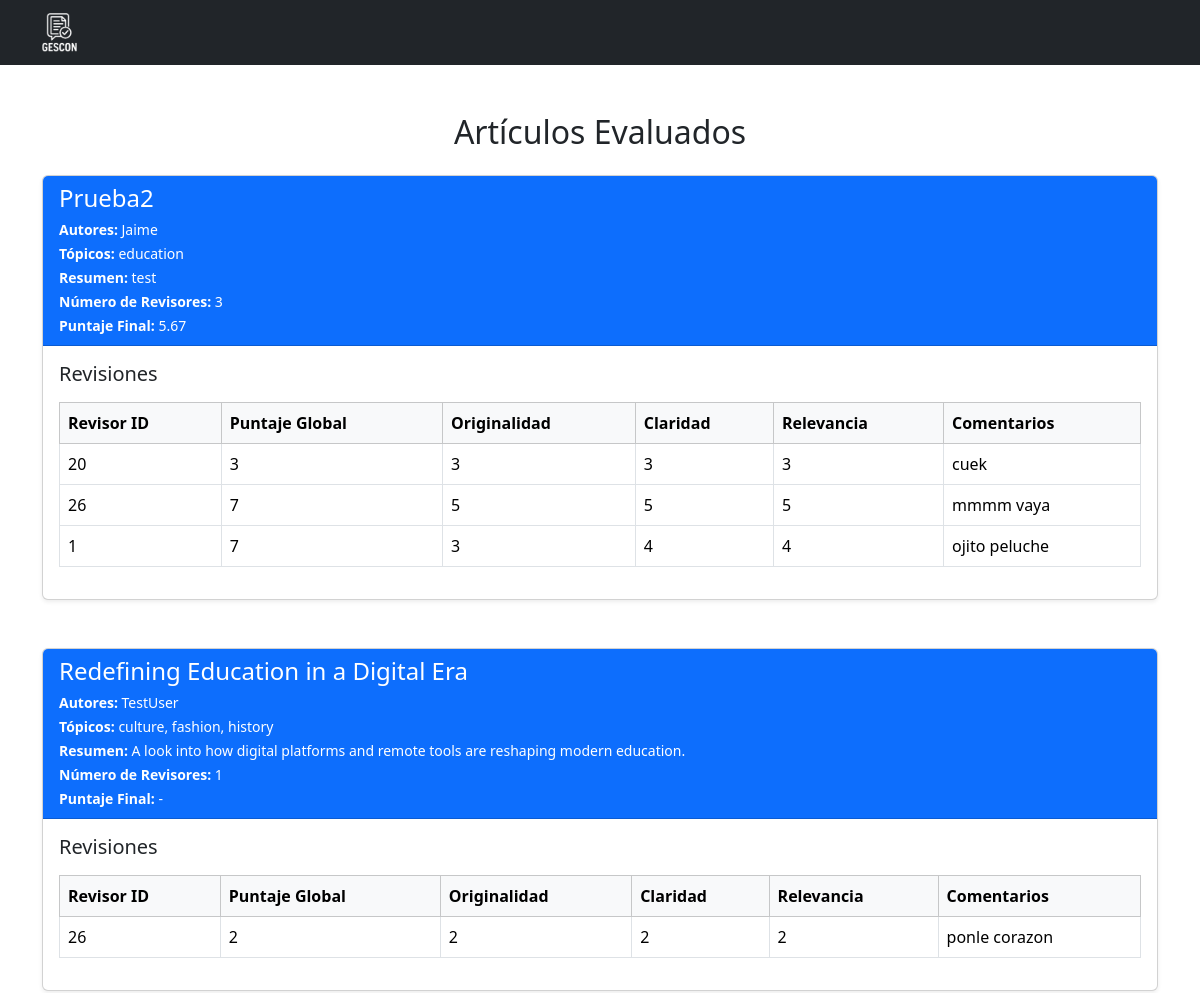
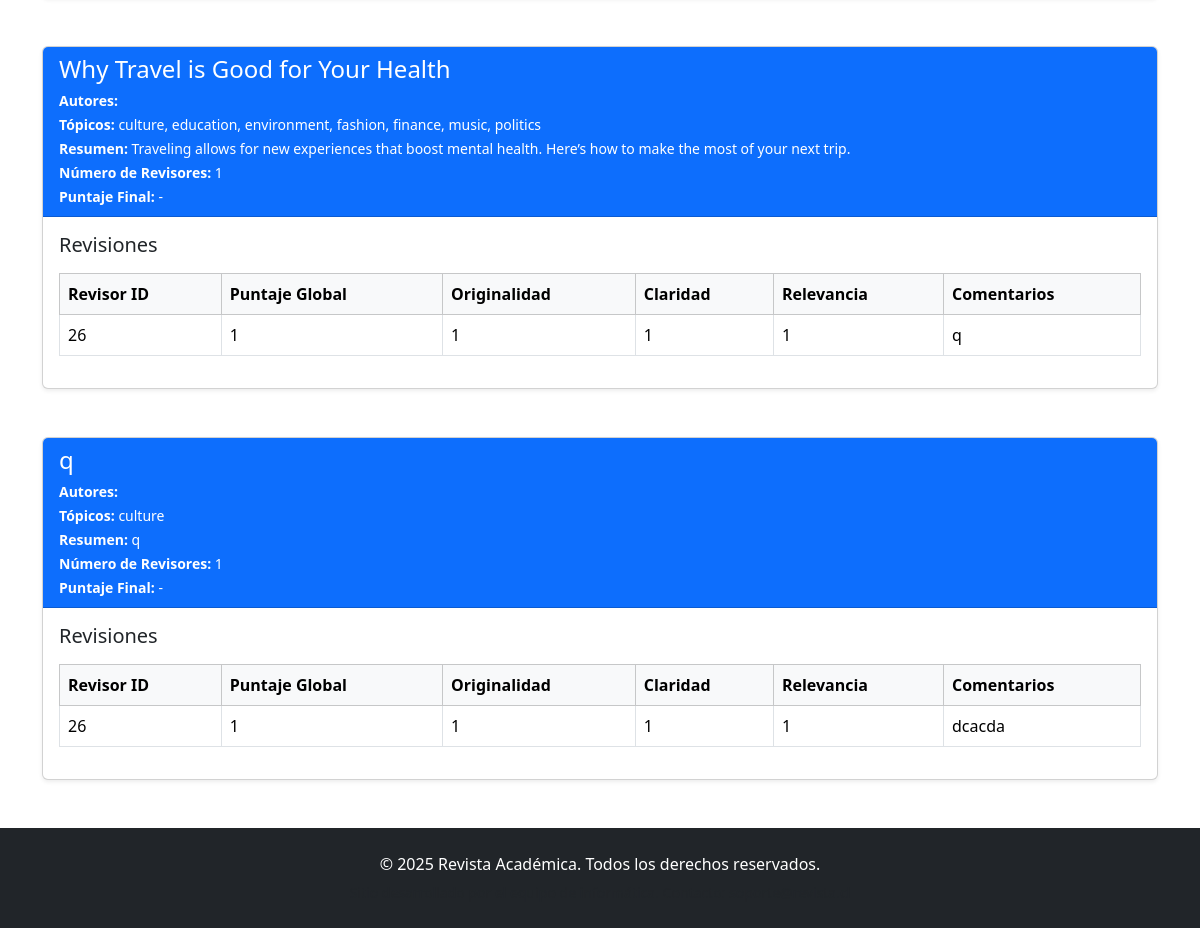
/php/index.php, run on the app's committed database (2 pictures, top to bottom).
### tables this page shows
CREATE TABLE `articulo` (
  `ID` int(11) NOT NULL,
  `TITULO` varchar(50) NOT NULL,
  `AUTOR_CONTACTO` int(11) NOT NULL,
  `TOPICO_PRINCIPAL` varchar(50) NOT NULL,
  `FECHA_ENVIO` date NOT NULL DEFAULT curdate(),
  `RESUMEN` varchar(150) NOT NULL,
  `NUM_REVISORES` int(11) DEFAULT 0,
  `puntajeFinal` float DEFAULT NULL
);

CREATE TABLE `articulo_revisor` (
  `ID` int(11) NOT NULL,
  `ID_ARTICULO` int(11) NOT NULL,
  `ID_REVISOR` int(11) NOT NULL
);

CREATE TABLE `revision` (
  `ID` int(11) NOT NULL,
  `ARTICULO_REVISOR_ID` int(11) NOT NULL,
  `puntuacion_global` int(11) DEFAULT NULL CHECK (`puntuacion_global` between 1 and 10),
  `comentarios` text DEFAULT NULL,
  `originalidad` int(11) DEFAULT NULL CHECK (`originalidad` between 1 and 5),
  `claridad` int(11) DEFAULT NULL CHECK (`claridad` between 1 and 5),
  `relevancia` int(11) DEFAULT NULL CHECK (`relevancia` between 1 and 5)
);

### php/index.php (the view)
<?php
include('includes/header.php');
include('db.php');
$query = "
SELECT
    a.ID AS articulo_id,
    a.TITULO,
    a.RESUMEN,
    a.TOPICO_PRINCIPAL,
    a.NUM_REVISORES,
    a.puntajeFinal,
    GROUP_CONCAT(DISTINCT au.NOMBRE SEPARATOR ', ') AS autores,
    GROUP_CONCAT(DISTINCT te.TOPICO_EXTRA SEPARATOR ', ') AS topicos_extra,
    ar.ID_REVISOR,
    r.ID AS revision_id,
    r.puntuacion_global,
    r.originalidad,
    r.claridad,
    r.relevancia,
    r.comentarios
FROM ARTICULO a
JOIN ARTICULO_REVISOR ar ON ar.ID_ARTICULO = a.ID
JOIN REVISION r ON r.ARTICULO_REVISOR_ID = ar.ID
LEFT JOIN AUTOR_PARTICIPANTE ap ON ap.ID_ARTICULO = a.ID
LEFT JOIN AUTOR au ON au.ID = ap.ID_AUTOR
LEFT JOIN topicos_extra te ON te.ID_ARTICULO = a.ID
GROUP BY a.ID, r.ID
ORDER BY a.ID, r.ID;
";
$result = $conexion->query($query);
$articulos = [];
while ($row = $result->fetch_assoc()) {
    $id = $row['articulo_id'];
    if (!isset($articulos[$id])) {
        $todos_los_topicos = $row['TOPICO_PRINCIPAL'];
        if (!empty($row['topicos_extra'])) {
            $todos_los_topicos .= ', ' . $row['topicos_extra'];
        }
        $articulos[$id] = [
            'titulo' => $row['TITULO'],
            'resumen' => $row['RESUMEN'],
            'topicos' => $todos_los_topicos,
            'num_revisores' => $row['NUM_REVISORES'],
            'puntaje_final' => $row['puntajeFinal'],
            'autores' => $row['autores'],
            'revisiones' => []
        ];
    }
    $articulos[$id]['revisiones'][] = [
        'id_revision' => $row['revision_id'],
        'id_revisor' => $row['ID_REVISOR'],
        'puntuacion_global' => $row['puntuacion_global'],
        'originalidad' => $row['originalidad'],
        'claridad' => $row['claridad'],
        'relevancia' => $row['relevancia'],
        'comentarios' => $row['comentarios'],
    ];
}
?>
<div class="container mt-5">
    <h2 class="mb-4 text-center">Artículos Evaluados</h2>
    <?php if (count($articulos) === 0): ?>
        <div class="alert alert-warning text-center" role="alert">
            No hay artículos evaluados aún.
        </div>
    <?php else: ?>
        <?php foreach ($articulos as $articulo): ?>
            <div class="card mb-5 shadow-sm">
                <div class="card-header bg-primary text-white">
                    <h4 class="mb-1"><?= htmlspecialchars($articulo['titulo']) ?></h4>
                    <small><strong>Autores:</strong> <?= htmlspecialchars($articulo['autores']) ?></small><br>
                    <small><strong>Tópicos:</strong> <?= htmlspecialchars($articulo['topicos']) ?></small><br>
                    <small><strong>Resumen:</strong> <?= htmlspecialchars($articulo['resumen']) ?></small><br>
                    <small><strong>Número de Revisores:</strong> <?= (int)$articulo['num_revisores'] ?></small><br>
                    <small><strong>Puntaje Final:</strong> <?= is_null($articulo['puntaje_final']) ? '-' : htmlspecialchars($articulo['puntaje_final']) ?></small>
                </div>
                <div class="card-body">
                    <h5 class="mb-3">Revisiones</h5>
                    <div class="table-responsive">
                        <table class="table table-bordered table-hover align-middle">
                            <thead class="table-light">
                                <tr>
                                    <th scope="col">Revisor ID</th>
                                    <th scope="col">Puntaje Global</th>
                                    <th scope="col">Originalidad</th>
                                    <th scope="col">Claridad</th>
                                    <th scope="col">Relevancia</th>
                                    <th scope="col">Comentarios</th>
                                </tr>
                            </thead>
                            <tbody>
                                <?php foreach ($articulo['revisiones'] as $rev): ?>
                                    <tr>
                                        <td><?= htmlspecialchars($rev['id_revisor']) ?></td>
                                        <td><?= htmlspecialchars($rev['puntuacion_global']) ?></td>
                                        <td><?= htmlspecialchars($rev['originalidad']) ?></td>
                                        <td><?= htmlspecialchars($rev['claridad']) ?></td>
                                        <td><?= htmlspecialchars($rev['relevancia']) ?></td>
                                        <td style="white-space: pre-wrap;"><?= nl2br(htmlspecialchars($rev['comentarios'])) ?></td>
                                    </tr>
                                <?php endforeach; ?>
                            </tbody>
                        </table>
                    </div>
                </div>
            </div>
        <?php endforeach; ?>
    <?php endif; ?>
</div>
<?php include('includes/footer.php'); ?>

### php/includes/header.php (shortened to what this page needs)
<!DOCTYPE html>
<html lang="en">
<head>
  <link href="https://cdn.jsdelivr.net/npm/bootstrap@5.3.6/dist/css/bootstrap.min.css" rel="stylesheet">
  <link rel="stylesheet" href="https://use.fontawesome.com/releases/v5.6.3/css/all.css">
</head>
<body>
<nav class="navbar navbar-expand-lg navbar-dark bg-dark">
  <div class="container">
    <a class="navbar-brand" href="/tarea2/php/dashboard.php">
      <img src="/tarea2/img/GESCONblanco.png" style="width: 35px; height: auto;" alt="Logo GESCON">
    </a>
  </div>
</nav>

### php/includes/footer.php (shortened to what this page needs)
<footer class="bg-dark text-white mt-5 py-4">
  <div class="container text-center">
    <p class="mb-1">&copy; <?= date('Y') ?> Revista Académica. Todos los derechos reservados.</p>
    <small class="text-muted">Sitio desarrollado por el equipo de informática. Contacto: soporte@revista.cl</small>
  </div>
</footer>
</body>
</html>

### data on the page
articulo: articulo_revisor.ID_REVISOR "20", revision.puntuacion_global "3", revision.originalidad "3", revision.claridad "3", revision.relevancia "3", revision.comentarios "cuek", articulo_revisor.ID_REVISOR "26", revision.puntuacion_global "7", revision.originalidad "5", revision.claridad "5", revision.relevancia "5", revision.comentarios "mmmm vaya", articulo_revisor.ID_REVISOR "1", revision.claridad "4", revision.relevancia "4", revision.comentarios "ojito peluche"
articulo: TITULO "Redefining Education in a Digital Era", autores "TestUser", topicos "culture, fashion, history", RESUMEN "A look into how digital platforms and remote tools are reshaping modern education.", NUM_REVISORES "1", articulo_revisor.ID_REVISOR "26", revision.puntuacion_global "2", revision.originalidad "2", revision.claridad "2", revision.relevancia "2", revision.comentarios "ponle corazon"
articulo: TITULO "Why Travel is Good for Your Health", topicos "culture, education, environment, fashion, finance, music, politics", RESUMEN "Traveling allows for new experiences that boost mental health. Here’s how to make the most of your next trip.", NUM_REVISORES "1", articulo_revisor.ID_REVISOR "26", revision.puntuacion_global "1", revision.originalidad "1", revision.claridad "1", revision.relevancia "1", revision.comentarios "q"
articulo: articulo_revisor.ID_REVISOR "26", revision.puntuacion_global "1", revision.originalidad "1", revision.claridad "1", revision.relevancia "1", revision.comentarios "dcacda"

### other printed values
$articulo['titulo'] "Prueba2"
$articulo['autores'] "Jaime"
$articulo['topicos'] "education"
$articulo['resumen'] "test"
$articulo['num_revisores'] "3"
$articulo['puntaje_final'] "5.67"
$articulo['titulo'] "q"
$articulo['topicos'] "culture"
$articulo['resumen'] "q"
$articulo['num_revisores'] "1"
